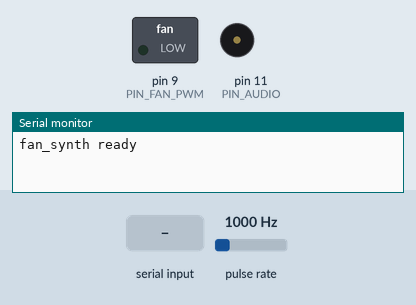
The sketch below on a simulated Arduino Uno, built with avr-gcc and run on an emulated ATmega328P. Shown: switched loads named in the sketch (green lamp = pin HIGH), buzzer (waves = sounding), the last lines printed to the serial monitor. Wiring (inferred from the names in the program): pulse sensor: data pin 2. The inputs (shaded band) are chosen by the test bench; at power-on: pulse rate 1000 Hz.

Above: at 1.2 s.
1.3 s: "d90\n" received over Serial
At 1.6 s:
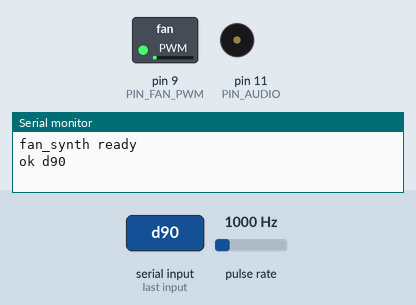
2.8 s: "a90\n" received over Serial
At 3.9 s:
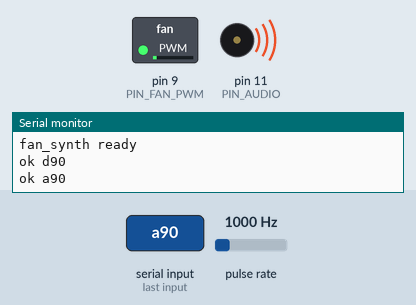
4.3 s: "d,45\n" received over Serial
At 5.1 s:
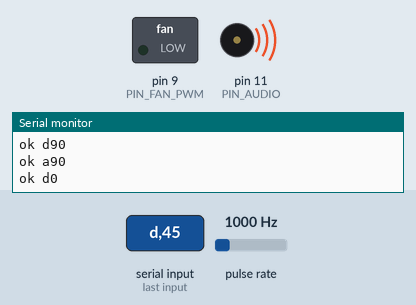
5.8 s: "a,45\n" received over Serial
At 6.2 s:
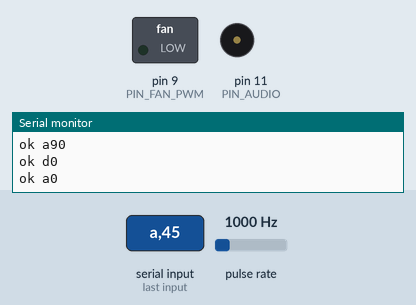
Timing chart, 0 to 8.3 s (numbered marks = the images above; inputs shaded):
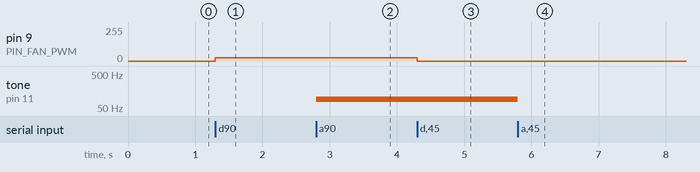

Measured:
- after the input at 1.3 s, pin 9 (PIN_FAN_PWM): 0/255 → 23/255 at once
- after the input at 2.8 s, tone on pin 11 (PIN_AUDIO): silent → 90 Hz at once
- after the input at 4.3 s, pin 9 (PIN_FAN_PWM): 23/255 → 0/255 at once
- after the input at 5.8 s, tone on pin 11 (PIN_AUDIO): 90 Hz → silent at once

The sketch:

fan_synth.ino
```cpp
/*
 * fan_synth.ino — 让 4-pin 风扇跟着乐谱唱歌
 *
 * 模式 A (主要用法, 安全): 25kHz PWM 打风扇的 PWM 线 -> 改转速 -> 叶片通过频率就是音高
 * 模式 B (实验, 需要 MOSFET): 音频方波斩波 12V -> 电机线圈自己啸叫出旋律
 *
 * 串口 115200, 每行一条命令:
 *   d<0..1000>   模式 A: 占空比千分比            -> "ok d<v>"
 *   a<Hz>        模式 B: 音频方波频率, 0 = 关     -> "ok a<Hz>"
 *   q            查询                          -> "t<rpm> d<permille> a<hz>"
 *   x            全部停
 *
 * 失败保护: 4 秒收不到任何命令就把占空比降到 0(主机崩了风扇不该卡在高转速)。
 *
 * 接线 (Arduino Uno / Nano, 5V 板):
 *   风扇 12V   -> 外部 12V 电源 +,  GND 与 Arduino GND 共地
 *   风扇 GND   -> 外部 12V 电源 -
 *   风扇 PWM   -> D9   (OC1A, 25kHz)
 *   风扇 TACH  -> D2   (INT0, 加上拉; 很多风扇内部已有上拉, 不放心就外接 10k 到 5V)
 *   模式 B: D11 -> 100R -> MOSFET 栅极, MOSFET 串在风扇 GND 侧, 加续流二极管
 *
 * 注意: 3-pin 风扇没有 PWM 线, 只能走模式 B。
 */

const uint8_t PIN_FAN_PWM = 9;   // OC1A
const uint8_t PIN_TACH    = 2;   // INT0
const uint8_t PIN_AUDIO   = 11;  // OC2A, 由 tone() 驱动

const uint16_t PWM_TOP = 639;    // 16MHz / (639+1) = 25.0 kHz

volatile uint32_t tachLastUs   = 0;
volatile uint32_t tachPeriodUs = 0;
volatile uint32_t tachRpm      = 0;

volatile int      gDutyPermille = 0;
volatile uint16_t gToneHz       = 0;
uint32_t lastCmdMs = 0;
bool     tripped   = false;

void tachISR() {
  uint32_t now = micros();
  uint32_t d = now - tachLastUs;
  tachLastUs = now;
  // 每转 2 个脉冲; d 在 [100us, 200ms] 之间才算「30~60000rpm」
  if (d > 100UL && d < 200000UL) {
    tachPeriodUs = d;
    tachRpm = 30000000UL / d;
  }
}

void setupPwm() {
  pinMode(PIN_FAN_PWM, OUTPUT);
  // Fast PWM, mode 14: TOP = ICR1, OC1A 非反相
  TCCR1A = _BV(COM1A1) | _BV(WGM11);
  TCCR1B = _BV(WGM13) | _BV(WGM12) | _BV(CS10);
  TCNT1  = 0;
  ICR1   = PWM_TOP;
  OCR1A  = 0;
}

void setDuty(int permille) {
  permille = constrain(permille, 0, 1000);
  gDutyPermille = permille;
  if (permille == 0) {                 // 完全断开, 免得卡在 1% 抽风
    TCCR1A &= ~_BV(COM1A1);
    digitalWrite(PIN_FAN_PWM, LOW);
    return;
  }
  TCCR1A |= _BV(COM1A1);
  uint32_t ocr = (uint32_t)(PWM_TOP + 1) * (uint32_t)permille / 1000UL;
  if (ocr > PWM_TOP) ocr = PWM_TOP;
  OCR1A = (uint16_t)ocr;
}

void setTone(long hz) {
  if (hz <= 0) {
    noTone(PIN_AUDIO);
    gToneHz = 0;
    return;
  }
  if (hz > 4000) hz = 4000;
  gToneHz = (uint16_t)hz;
  tone(PIN_AUDIO, (unsigned int)hz);   // 50% 方波
}

void report() {
  noInterrupts();
  uint32_t rpm = tachRpm;
  interrupts();
  Serial.print(F("t"));
  Serial.print(rpm);
  Serial.print(F(" d"));
  Serial.print((int)gDutyPermille);
  Serial.print(F(" a"));
  Serial.println((int)gToneHz);
}

void handleLine(char *s) {
  if (!s[0]) return;
  lastCmdMs = millis();
  tripped = false;
  long v = atol(s + 1);
  switch (s[0]) {
    case 'd': setDuty((int)v); Serial.print(F("ok d")); Serial.println((int)v);  break;
    case 'a': setTone(v);      Serial.print(F("ok a")); Serial.println(v);       break;
    case 'q': report();                                                          break;
    case 'x': setDuty(0); setTone(0); Serial.println(F("ok x"));                 break;
    default:  Serial.println(F("err ?"));                                        break;
  }
}

char    buf[24];
uint8_t bufLen = 0;

void setup() {
  Serial.begin(115200);
  setupPwm();
  pinMode(PIN_TACH, INPUT_PULLUP);
  attachInterrupt(digitalPinToInterrupt(PIN_TACH), tachISR, FALLING);
  setDuty(0);
  setTone(0);
  lastCmdMs = millis();
  Serial.println(F("fan_synth ready"));
}

void loop() {
  while (Serial.available() > 0) {
    char c = Serial.read();
    if (c == '\r') continue;
    if (c == '\n') {
      buf[bufLen] = 0;
      handleLine(buf);
      bufLen = 0;
    } else if (bufLen < sizeof(buf) - 1) {
      buf[bufLen++] = c;
    }
  }

  // 主机失联保护
  if (!tripped && (millis() - lastCmdMs > 4000UL)) {
    setDuty(0);
    setTone(0);
    tripped = true;
    Serial.println(F("failsafe: host silent, fan stopped"));
  }
}
```
